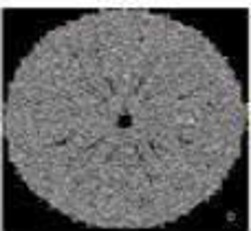
#> input picture Open7/image 2.jpeg, 251 x 231 px, found by its file name
$ python O7.py
#> lines starting #> are read from the running program, lines starting #| are printed output that depends on the picture; after the words box and inside, x2 and y2 are one past the last pixel; in counts of white or black regions, pixels touching at a corner belong together
import cv2
import numpy as np
import matplotlib.pyplot as plt
# Read image directly in grayscale
src_image = cv2.imread(r'E:\DSIP\VS Py\Open7\image 2.jpeg', cv2.IMREAD_GRAYSCALE)
#> src_image: shape (231, 251); min 0, max 255, mean 101.9
 # Check if image is loaded
if src_image is None:
    print("Image not found!")
    sys.exit()
# 1. Image Negation
negative_image = 255 - src_image
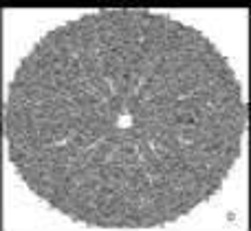
#> negative_image: shape (231, 251); min 0, max 255, mean 153.1
# 2. Thresholding
_,thresholded_image = cv2.threshold( src_image,100,255, cv2.THRESH_BINARY)
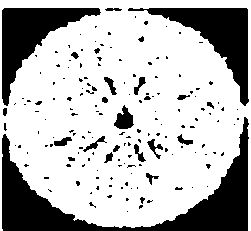
#> thresholded_image: shape (231, 251); 72% white; 169 black regions (144 under 20 px), largest, box (x1, y1, x2, y2) and area: (2, 117, 249, 231) 7134, (128, 8, 249, 106) 3482, (2, 8, 101, 106) 3376
# 3. Gamma Correction
gamma = 2
# Normalize image to range [0,1]
normalized_image = src_image / 255.0
# Apply gamma correction
gamma_corrected_image = np.power(
    normalized_image, 1 / gamma)
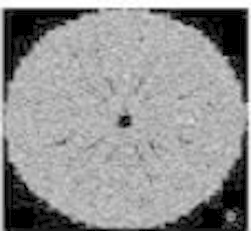
#> gamma_corrected_image: shape (231, 251) float64; min 0, max 1, mean 0.579
# Convert back to range [0,255]
gamma_corrected_image = np.uint8(
    gamma_corrected_image * 255)
# Display Images
# plt.figure(figsize=(15, 5))
plt.subplot(1, 4, 1)
plt.imshow(src_image, cmap='gray')
plt.title("Original")
plt.axis('off')
plt.subplot(1, 4, 2)
plt.imshow(negative_image, cmap='gray')
plt.title("Negative")
plt.axis('off')
plt.subplot(1, 4, 3)
plt.imshow(thresholded_image, cmap='gray')
plt.title("Threshold")
plt.axis('off')
plt.subplot(1, 4, 4)
plt.imshow(gamma_corrected_image, cmap='gray')
plt.title("Gamma Correction")
plt.axis('off')
plt.tight_layout()
plt.show()
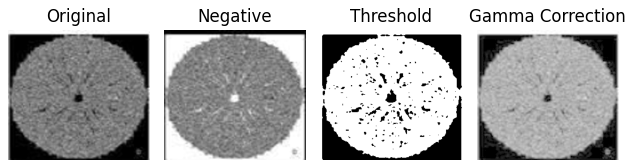
#> figure drawn by matplotlib, 4 panels

$ run again, with Open7/image 1.jpeg copied over Open7/image 2.jpeg
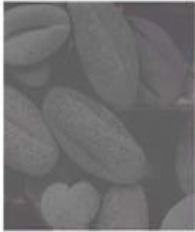
#> input picture Open7/image 1.jpeg, 195 x 232 px, found by its file name
#> `_,thresholded_image = cv2.threshold( src_image,100,255, cv2.THRESH_BIN..`:
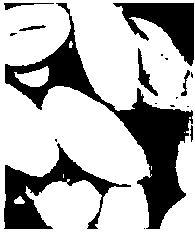
#> thresholded_image: shape (232, 195); 69.3% white; 18 black regions (10 under 20 px), largest, box (x1, y1, x2, y2) and area: (5, 3, 193, 229) 7618, (4, 143, 131, 229) 3264, (113, 3, 194, 66) 2363
#> `plt.show()`:
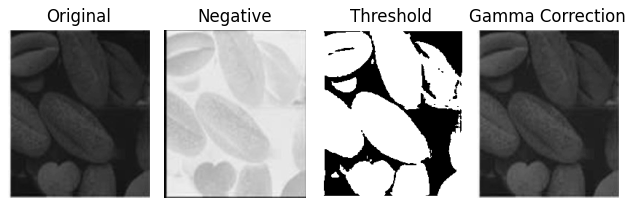
#> figure drawn by matplotlib, 4 panels

$ run again, with Open7/image 4.jpeg copied over Open7/image 2.jpeg
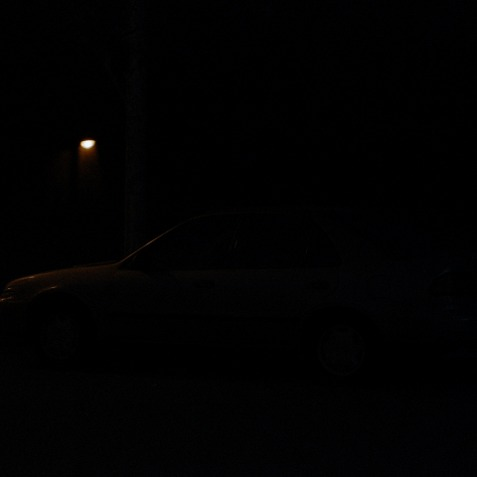
#> input picture Open7/image 4.jpeg, 477 x 477 px, found by its file name
#> `negative_image = 255 - src_image`:
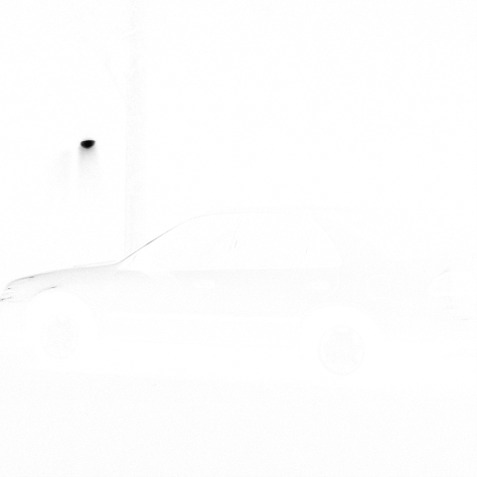
#> negative_image: shape (477, 477); min 5, max 255, mean 253.7
#> thresholded_image: shape (477, 477); 0.04% white; 1 white region, box (x1, y1, x2, y2) and area: (81, 140, 95, 149) 97
#> `plt.show()`:
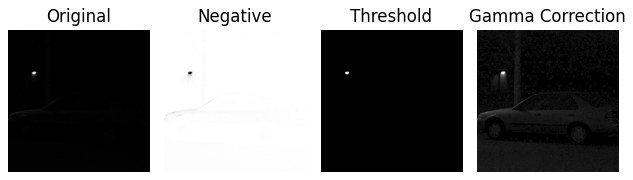
#> figure drawn by matplotlib, 4 panels
